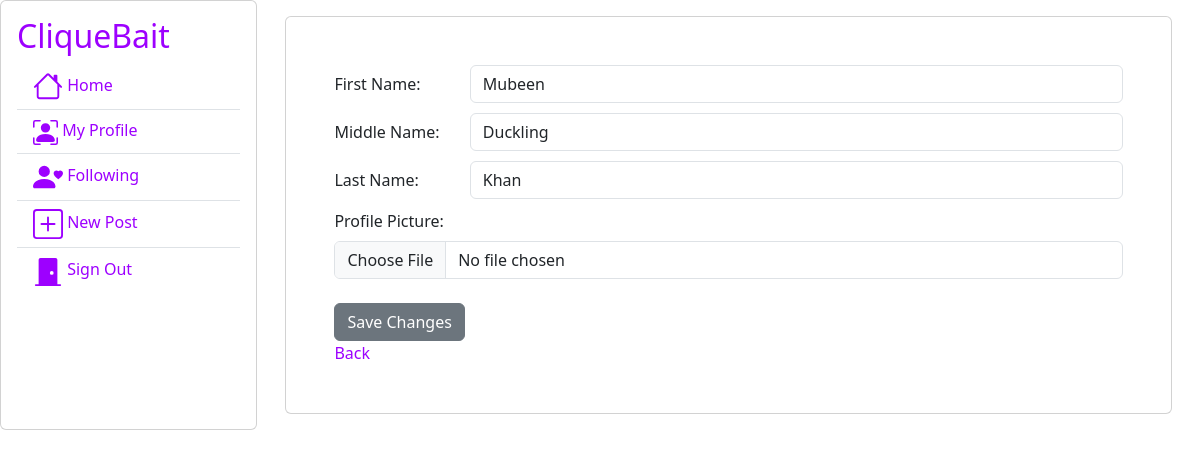
/Profile/edit (signed in), run on the app's committed database.
### tables this page shows
CREATE TABLE `profile` (
  `user_id` int(11) NOT NULL,
  `first_name` varchar(50) NOT NULL,
  `middle_name` varchar(50) NOT NULL,
  `last_name` varchar(50) NOT NULL,
  `picture` varchar(128) NOT NULL
);

### app/core/Controller.php (called while the page is built, shortened)
<?php
class Controller{
	function view($name, $data = []){
		include('app/views/' . $name . '.php');
	}
}

### app/core/App.php (called while the page is built, shortened)
<?php
class App
{
	function __construct()
	{
		$request = $this->parseURL($_GET['url'] ?? '');
		$method = 'index';
		if(file_exists('app/controllers/' . $request[0] . '.php'))
		{
			unset($request[0]);
		}
		$controller = new $controller;
		if(isset($request[1]) && method_exists($controller, $request[1]))
		{
			$method = $request[1];
			unset($request[1]);
		}
		$params = array_values($request);
		call_user_func_array([$controller, $method], $params);
	}
	function parseURL($url)
	{
		return explode('/', trim($url,'/'));
	}
}

### index.php (called while the page is built, shortened)
<?php
new app\core\App;

### app/core/Model.php (called while the page is built, shortened)
<?php
class Model{
	public function __construct(){
		$host = 'localhost';
		$dbname = 'cliquebait';
		$user = 'root';
		$pass = '';
		try {
			$this->connection = new \PDO("mysql:host=$host;dbname=$dbname", $user, $pass);
		}
		catch(PDOException $e) {
		 	echo $e->getMessage();
		}
	}
}

### app/models/Profile.php (called while the page is built, shortened)
<?php
class Profile extends \app\core\Model{
	public function getByUserId($user_id){
		$SQL = "SELECT * FROM profile WHERE user_id=:user_id";
		$STH = $this->connection->prepare($SQL);
		$STH->execute( ['user_id' => $user_id] );
		$STH->setFetchMode(\PDO::FETCH_CLASS,'app\\models\\Profile');
		return $STH->fetch();
	}
}

### app/views/Profile/edit.php (the view, shortened to what this page needs)
<div class="card p-5 m-3">
	<form action="" method="post" enctype="multipart/form-data">
		<div class="form-group row">
			<label class="col-sm-2 col-form-label">First Name:</label>
			<div class="col-sm-10">
				<input class="form-control" type="text" name="first_name" value='<?=$data->first_name?>'>
			</div>
			<br><br>
		</div>
		<div class="form-group row">
			<label class="col-sm-2 col-form-label">Middle Name:</label>
			<div class="col-sm-10">
				<input class="form-control" type="text" name="middle_name" value='<?=$data->middle_name?>'></input>
			</div>
			<br><br>
		</div>
		<div class="form-group row">
			<label class="col-sm-2 col-form-label">Last Name:</label>
			<div class="col-sm-10">
				<input class="form-control" type="text" name="last_name" value='<?=$data->last_name?>'></input>
			</div>
			<br><br>
		</div>
		<label class="form-label">Profile Picture: </label>
		<input type="file" name="profilePicture" class="form-control"></br>
		<input  type="submit" name="edit" value="Save Changes" class="btn btn-secondary">
	</form>
	<div>
		<a href="/Profile/index">Back</a>
	</div>
</div>

### app/views/shared/header.php (style rules this page uses)
a:link { text-decoration: none; }
h1,h2,h3,h4,h5,a { color: #9D00FF; }

### data on the page
profile: first_name "Mubeen", middle_name "Duckling", last_name "Khan"
